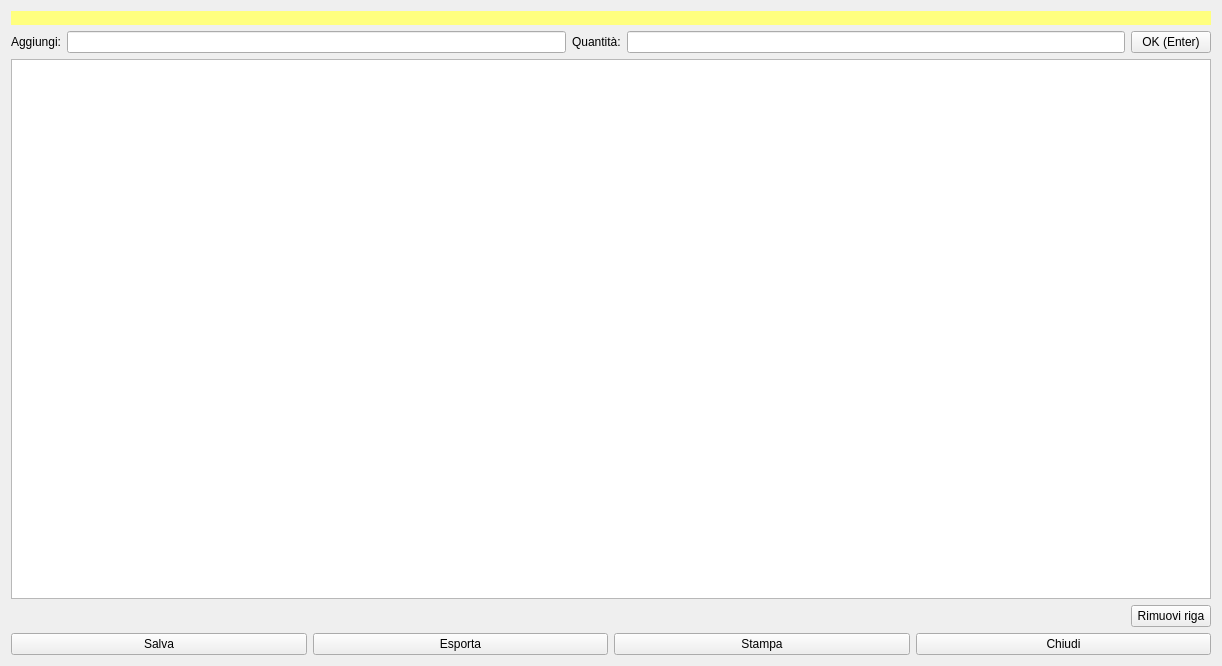
<?xml version="1.0" encoding="UTF-8"?>
<ui version="4.0">
 <class>HBlender</class>
 <widget class="QWidget" name="HBlender">
  <property name="geometry">
   <rect>
    <x>0</x>
    <y>0</y>
    <width>1222</width>
    <height>666</height>
   </rect>
  </property>
  <property name="windowTitle">
   <string>Frullatori</string>
  </property>
  <layout class="QVBoxLayout" name="verticalLayout_2">
   <item>
    <widget class="QLabel" name="lbTitle">
     <property name="font">
      <font>
       <bold>true</bold>
      </font>
     </property>
     <property name="styleSheet">
      <string notr="true">background-color: rgb(255, 255, 127);</string>
     </property>
     <property name="text">
      <string/>
     </property>
    </widget>
   </item>
   <item>
    <layout class="QGridLayout" name="gridLayout">
     <item row="0" column="1">
      <widget class="QLineEdit" name="leLot"/>
     </item>
     <item row="0" column="0">
      <widget class="QLabel" name="label">
       <property name="text">
        <string>Aggiungi:</string>
       </property>
      </widget>
     </item>
     <item row="0" column="3">
      <widget class="QLineEdit" name="leAmount"/>
     </item>
     <item row="0" column="2">
      <widget class="QLabel" name="label_2">
       <property name="text">
        <string>Quantità:</string>
       </property>
      </widget>
     </item>
     <item row="0" column="4">
      <widget class="QPushButton" name="pbAdd">
       <property name="toolTip">
        <string>INVIO Tastierino numerico</string>
       </property>
       <property name="text">
        <string>OK (Enter)</string>
       </property>
       <property name="icon">
        <iconset resource="icons.qrc">
         <normaloff>:/Resources/App-ark-2-icon.png</normaloff>:/Resources/App-ark-2-icon.png</iconset>
       </property>
       <property name="iconSize">
        <size>
         <width>16</width>
         <height>16</height>
        </size>
       </property>
       <property name="shortcut">
        <string>Enter</string>
       </property>
      </widget>
     </item>
    </layout>
   </item>
   <item>
    <layout class="QVBoxLayout" name="verticalLayout">
     <item>
      <widget class="QTableView" name="tvAdded">
       <property name="selectionMode">
        <enum>QAbstractItemView::SingleSelection</enum>
       </property>
       <property name="selectionBehavior">
        <enum>QAbstractItemView::SelectRows</enum>
       </property>
       <attribute name="verticalHeaderVisible">
        <bool>false</bool>
       </attribute>
      </widget>
     </item>
     <item>
      <layout class="QHBoxLayout" name="horizontalLayout_2">
       <item>
        <spacer name="horizontalSpacer">
         <property name="orientation">
          <enum>Qt::Horizontal</enum>
         </property>
         <property name="sizeHint" stdset="0">
          <size>
           <width>40</width>
           <height>20</height>
          </size>
         </property>
        </spacer>
       </item>
       <item>
        <widget class="QPushButton" name="pbRemove">
         <property name="text">
          <string>Rimuovi riga</string>
         </property>
         <property name="icon">
          <iconset resource="icons.qrc">
           <normaloff>:/Resources/Banned-Sign.PNG</normaloff>:/Resources/Banned-Sign.PNG</iconset>
         </property>
        </widget>
       </item>
      </layout>
     </item>
    </layout>
   </item>
   <item>
    <layout class="QHBoxLayout" name="horizontalLayout">
     <item>
      <widget class="QPushButton" name="pbSave">
       <property name="text">
        <string>Salva</string>
       </property>
       <property name="icon">
        <iconset resource="icons.qrc">
         <normaloff>:/Resources/save-icon.png</normaloff>:/Resources/save-icon.png</iconset>
       </property>
       <property name="iconSize">
        <size>
         <width>32</width>
         <height>32</height>
        </size>
       </property>
      </widget>
     </item>
     <item>
      <widget class="QPushButton" name="pbExport">
       <property name="text">
        <string>Esporta</string>
       </property>
       <property name="icon">
        <iconset resource="icons.qrc">
         <normaloff>:/Resources/Arrow-Right.PNG</normaloff>:/Resources/Arrow-Right.PNG</iconset>
       </property>
       <property name="iconSize">
        <size>
         <width>32</width>
         <height>32</height>
        </size>
       </property>
      </widget>
     </item>
     <item>
      <widget class="QPushButton" name="pbPrint">
       <property name="text">
        <string>Stampa</string>
       </property>
       <property name="icon">
        <iconset resource="icons.qrc">
         <normaloff>:/Resources/print-icon.png</normaloff>:/Resources/print-icon.png</iconset>
       </property>
       <property name="iconSize">
        <size>
         <width>32</width>
         <height>32</height>
        </size>
       </property>
      </widget>
     </item>
     <item>
      <widget class="QPushButton" name="pbClose">
       <property name="text">
        <string>Chiudi</string>
       </property>
       <property name="icon">
        <iconset resource="icons.qrc">
         <normaloff>:/Resources/Actions-window-close-icon.png</normaloff>:/Resources/Actions-window-close-icon.png</iconset>
       </property>
       <property name="iconSize">
        <size>
         <width>32</width>
         <height>32</height>
        </size>
       </property>
      </widget>
     </item>
    </layout>
   </item>
  </layout>
 </widget>
 <resources>
  <include location="icons.qrc"/>
 </resources>
 <connections/>
</ui>
